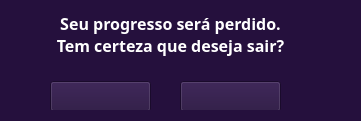
          <widget class="QWidget" name="mensagemsair" native="true">
           <property name="geometry">
            <rect>
             <x>0</x>
             <y>170</y>
             <width>361</width>
             <height>121</height>
            </rect>
           </property>
           <property name="styleSheet">
            <string notr="true">background-color: rgb(37, 16, 61);</string>
           </property>
           <widget class="QWidget" name="widget" native="true">
            <property name="geometry">
             <rect>
              <x>0</x>
              <y>9</y>
              <width>361</width>
              <height>101</height>
             </rect>
            </property>
            <widget class="QPushButton" name="a0btnnao1">
             <property name="geometry">
              <rect>
               <x>180</x>
               <y>72</y>
               <width>101</width>
               <height>31</height>
              </rect>
             </property>
             <property name="styleSheet">
              <string notr="true">image: url(:/btn_mensagemsair/botaonaosair.png);
background-color: rgb(37, 16, 61);</string>
             </property>
             <property name="text">
              <string/>
             </property>
             <property name="flat">
              <bool>false</bool>
             </property>
            </widget>
            <widget class="QPushButton" name="a0btnsim1">
             <property name="geometry">
              <rect>
               <x>50</x>
               <y>72</y>
               <width>101</width>
               <height>31</height>
              </rect>
             </property>
             <property name="styleSheet">
              <string notr="true">image: url(:/btn_mensagemsair/botaosimsair.png);
background-color: rgb(37, 16, 61);</string>
             </property>
             <property name="text">
              <string/>
             </property>
             <property name="flat">
              <bool>false</bool>
             </property>
            </widget>
            <widget class="QLabel" name="a0mensagemsair">
             <property name="geometry">
              <rect>
               <x>0</x>
               <y>0</y>
               <width>341</width>
               <height>51</height>
              </rect>
             </property>
             <property name="font">
              <font>
               <family>Comfortaa</family>
               <pointsize>12</pointsize>
               <weight>75</weight>
               <bold>true</bold>
              </font>
             </property>
             <property name="styleSheet">
              <string notr="true">color: rgb(255, 255, 255);</string>
             </property>
             <property name="text">
              <string>Seu progresso será perdido. 
Tem certeza que deseja sair?</string>
             </property>
             <property name="alignment">
              <set>Qt::AlignCenter</set>
             </property>
            </widget>
           </widget>
          </widget>
